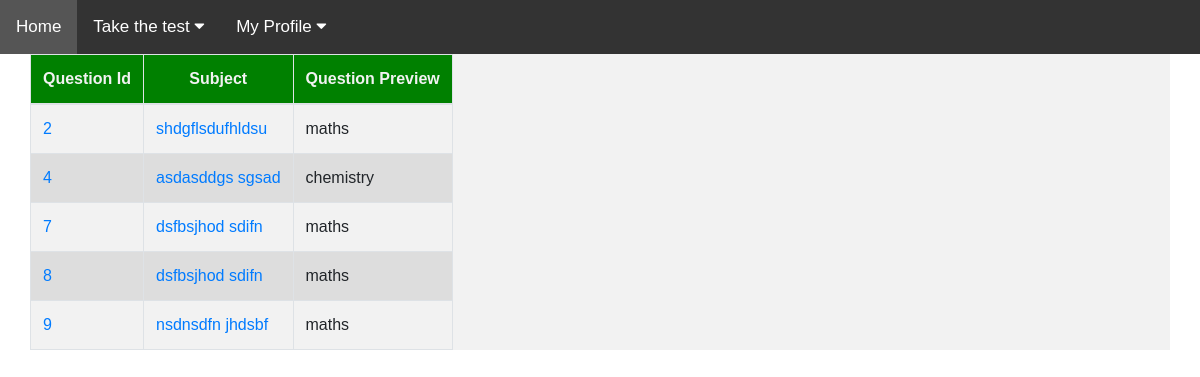
/tutor_home.php (signed in), run on the app's committed database.
### tables this page shows
CREATE TABLE `ques` (
  `ques_id` bigint(20) NOT NULL AUTO_INCREMENT,
  `stu_id` bigint(20) DEFAULT NULL,
  `question` longtext NOT NULL,
  `solution` longtext,
  `tut_id` bigint(20) DEFAULT NULL,
  `issolved` tinyint(4) DEFAULT '0',
  `subject` varchar(20) DEFAULT NULL,
  PRIMARY KEY (`ques_id`),
  KEY `student_id_idx` (`stu_id`),
  KEY `tutor_id_idx` (`tut_id`),
  CONSTRAINT `student_id` FOREIGN KEY (`stu_id`) REFERENCES `student` (`id`) ON DELETE CASCADE ON UPDATE CASCADE,
  CONSTRAINT `tutor_id` FOREIGN KEY (`tut_id`) REFERENCES `tutor` (`id`) ON DELETE CASCADE ON UPDATE CASCADE
);

### tutor_home.php (the view, shortened to what this page needs)
<!DOCTYPE html>
<html>
<head>
<link rel="stylesheet" href="https://cdnjs.cloudflare.com/ajax/libs/font-awesome/4.7.0/css/font-awesome.min.css">
    <link href="/assets/css/bootstrap.min.css" rel="stylesheet">
    <link href="/assets/css/business-casual.css" rel="stylesheet">
    <link href="/assets/css/style.css" rel="stylesheet" type="text/css" media="all" />
  <link type="text/css" href="/assets/css/schedule.css" rel="stylesheet">
</head>
<body>
<div class="topnav" id="myTopnav">
  <a href="tutor_home.php" class="active">Home</a>
  <div class="dropdown">
    <button class="dropbtn">Take the test
      <i class="fa fa-caret-down"></i>
    </button>
  </div>
  <div class="dropdown">
    <button class="dropbtn">My Profile
      <i class="fa fa-caret-down"></i>
    </button>
  </div>
</div>
<div class="container">
       <div class="row ">
     <div class="table-responsive">
        <table class="table table-bordered table-responsive table-hover">
      <thead>
        <tr>
          <th>Question Id</th>
          <th>Subject</th>
          <th>Question Preview</th>
        </tr>
      </thead>
        <?php include "db_config.php";?>
        <?php
        $query=mysqli_query($link,"select ques_id,question,subject from ques where issolved=0;");
          while($row = mysqli_fetch_row($query))
          {
          $ques_id=$row[0];
          $question=substr($row[1],0,15);
          $subject=$row[2];
          echo "<tr>";
          echo "<td><a href=sol.php?ques_id=".$ques_id.">". $ques_id . "</td>";
          echo "<td><a href=sol.php?ques_id=".$ques_id.">" . $question . "</td>";
          echo "<td>" . $subject . "</td>";
          echo "</tr>";
          }
        ?>
    </table>
    </div>
</body>
</html>

### assets/css/business-casual.css (style rules this page uses)
body { font-family: "Open Sans","Helvetica Neue",Helvetica,Arial,sans-serif; background: url('../img/indian_flag_wallpaper-cricket_world_cup.jpg') no-repeat center center fixed; -webkit-background-size: cover; -moz-background-size: cover; background-size: cover; -o-background-size: cover; }

### assets/css/style.css (style rules this page uses)
body { padding:0; margin:0; font-family: 'Source Sans Pro', sans-serif; }
.active { color:#5BBD50; }
.active { background: }
.dropbtn { background-color: #4CAF50; color: white; padding: 16px; font-size: 16px; border: none; }
.dropdown { position: relative; display: inline-block; }

### assets/css/schedule.css (style rules this page uses)
table.table { background-color:#f2f2f2; text-align:center; }
table.table >thead >tr >th { text-align:center; color:#f2f2f2; }
table.table >thead >tr { background-color:green; }

### tutor_home.php (style rules this page uses)
body { margin:0;font-family:Arial }
table { font-family: arial, sans-serif; border-collapse: collapse; width: 100%; }
td, th { border: 1px solid #dddddd; text-align: left; padding: 8px; }
tr:nth-child(even) { background-color: #dddddd; }
.topnav { overflow: hidden; background-color: #333; }
.topnav a { float: left; display: block; color: #f2f2f2; text-align: center; padding: 14px 16px; text-decoration: none; font-size: 17px; }
.active { background-color: #4CAF50; color: white; }
.dropdown { float: left; overflow: hidden; }
.dropdown .dropbtn { font-size: 17px; border: none; outline: none; color: white; padding: 14px 16px; background-color: inherit; font-family: inherit; margin: 0; }

### data on the page
ques: ques_id "2", question "shdgflsdufhldsu", subject "maths"
ques: ques_id "4", question "asdasddgs sgsad", subject "chemistry"
ques: ques_id "7", question "dsfbsjhod sdifn", subject "maths"
ques: ques_id "8", question "dsfbsjhod sdifn", subject "maths"
ques: ques_id "9", question "nsdnsdfn jhdsbf", subject "maths"
